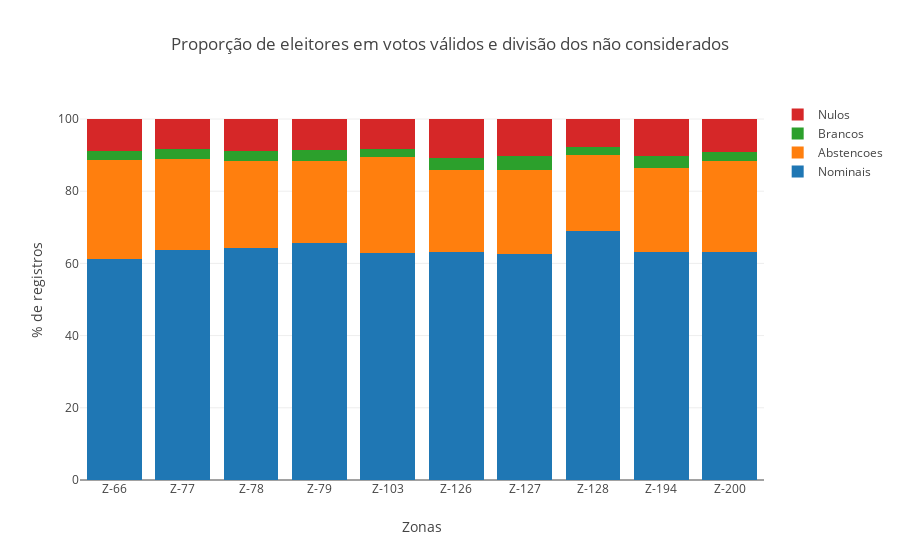

Here is the notebook cell this chart was saved with:
### Markdown cell above
#### Visualizando a divisão entre os não considerados

### Code cell
title = 'Proporção de eleitores em votos válidos e divisão dos não considerados'
props = ['votos_nominais', 'abstencoes', 'votos_brancos', 'votos_nulos']
labels = { 'votos_nominais': 'Nominais', 'abstencoes' : 'Abstencoes', 'votos_brancos': 'Brancos', 'votos_nulos': 'Nulos' }
traces = generateDataToStackedBar(go=go, x=_zonas, props=props, labels=labels, df=agrupado_por_zona)
fig = generatedStackedBar(go=go, data=traces, title=title, x='Zonas', y='% de registros')
py.iplot(fig)

### Figure 1 — Plotly figure (JSON) as saved in the notebook; plotly's stock layout.template omitted (floating-point values rounded to 4 significant figures)
{"data": [{"name": "Nominais", "type": "bar", "uid": "ce9e5944-e1b0-11e8-9928-5cc9d399d62a", "x": ["Z-66", "Z-77", "Z-78", "Z-79", "Z-103", "Z-126", "Z-127", "Z-128", "Z-194", "Z-200"], "y": [61.33, 63.6, 64.35, 65.53, 62.75, 63.21, 62.72, 69.06, 63.15, 63.21]}, {"name": "Abstencoes", "type": "bar", "uid": "ce9e5945-e1b0-11e8-9928-5cc9d399d62a", "x": ["Z-66", "Z-77", "Z-78", "Z-79", "Z-103", "Z-126", "Z-127", "Z-128", "Z-194", "Z-200"], "y": [27.31, 25.42, 23.96, 22.92, 26.66, 22.65, 23.29, 20.97, 23.4, 25.2]}, {"name": "Brancos", "type": "bar", "uid": "ce9e5946-e1b0-11e8-9928-5cc9d399d62a", "x": ["Z-66", "Z-77", "Z-78", "Z-79", "Z-103", "Z-126", "Z-127", "Z-128", "Z-194", "Z-200"], "y": [2.413, 2.788, 2.719, 3.011, 2.244, 3.4, 3.757, 2.208, 3.087, 2.575]}, {"name": "Nulos", "type": "bar", "uid": "ce9e5947-e1b0-11e8-9928-5cc9d399d62a", "x": ["Z-66", "Z-77", "Z-78", "Z-79", "Z-103", "Z-126", "Z-127", "Z-128", "Z-194", "Z-200"], "y": [8.948, 8.201, 8.971, 8.541, 8.344, 10.74, 10.23, 7.77, 10.36, 9.014]}], "layout": {"barmode": "stack", "title": "Proporção de eleitores em votos válidos e divisão dos não considerados", "xaxis": {"title": "Zonas"}, "yaxis": {"title": "% de registros"}}}
